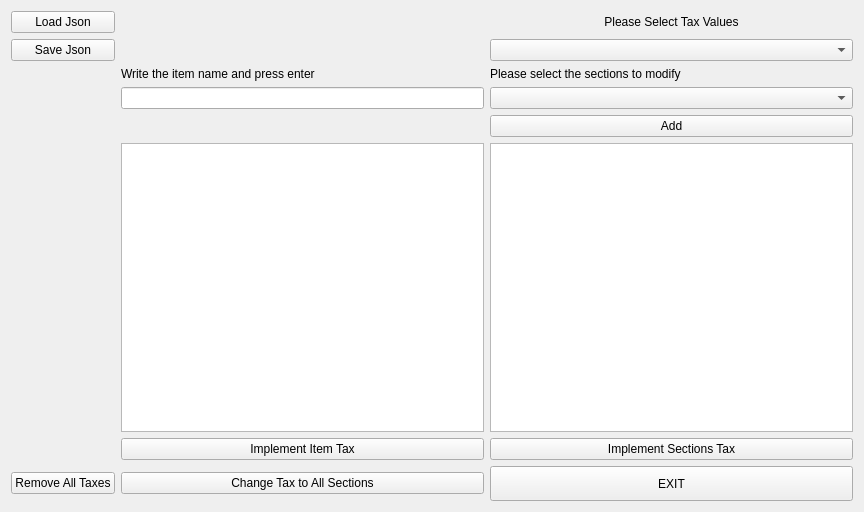
<?xml version="1.0" encoding="UTF-8"?>
<ui version="4.0">
 <class>MainWindow</class>
 <widget class="QWidget" name="MainWindow">
  <property name="geometry">
   <rect>
    <x>0</x>
    <y>0</y>
    <width>864</width>
    <height>512</height>
   </rect>
  </property>
  <property name="mouseTracking">
   <bool>false</bool>
  </property>
  <property name="tabletTracking">
   <bool>false</bool>
  </property>
  <property name="contextMenuPolicy">
   <enum>Qt::DefaultContextMenu</enum>
  </property>
  <property name="acceptDrops">
   <bool>true</bool>
  </property>
  <property name="windowTitle">
   <string>MainWindow</string>
  </property>
  <property name="toolTip">
   <string>&lt;html&gt;&lt;head/&gt;&lt;body&gt;&lt;p&gt;&lt;br/&gt;&lt;/p&gt;&lt;/body&gt;&lt;/html&gt;</string>
  </property>
  <property name="styleSheet">
   <string notr="true"/>
  </property>
  <property name="inputMethodHints">
   <set>Qt::ImhNone</set>
  </property>
  <layout class="QGridLayout" name="gridLayout">
   <item row="4" column="3">
    <widget class="QPushButton" name="addSection">
     <property name="text">
      <string>Add</string>
     </property>
    </widget>
   </item>
   <item row="3" column="3">
    <widget class="QComboBox" name="sectionList"/>
   </item>
   <item row="1" column="3">
    <widget class="QComboBox" name="taxList">
     <property name="editable">
      <bool>false</bool>
     </property>
     <property name="currentText">
      <string/>
     </property>
    </widget>
   </item>
   <item row="5" column="2">
    <widget class="QTextEdit" name="itemList">
     <property name="readOnly">
      <bool>true</bool>
     </property>
    </widget>
   </item>
   <item row="2" column="3">
    <widget class="QLabel" name="labelSections">
     <property name="text">
      <string>Please select the sections to modify</string>
     </property>
    </widget>
   </item>
   <item row="6" column="3">
    <widget class="QPushButton" name="taxImpSec">
     <property name="text">
      <string>Implement Sections Tax</string>
     </property>
    </widget>
   </item>
   <item row="7" column="2">
    <widget class="QPushButton" name="allSections">
     <property name="text">
      <string>Change Tax to All Sections</string>
     </property>
    </widget>
   </item>
   <item row="3" column="2">
    <widget class="QLineEdit" name="itemSearch">
     <property name="text">
      <string/>
     </property>
    </widget>
   </item>
   <item row="0" column="0">
    <widget class="QPushButton" name="loadJson">
     <property name="text">
      <string>Load Json</string>
     </property>
    </widget>
   </item>
   <item row="1" column="0">
    <widget class="QPushButton" name="saveJson">
     <property name="text">
      <string>Save Json</string>
     </property>
    </widget>
   </item>
   <item row="2" column="2">
    <widget class="QLabel" name="labelItems">
     <property name="text">
      <string>Write the item name and press enter</string>
     </property>
    </widget>
   </item>
   <item row="7" column="3">
    <widget class="QPushButton" name="pbExit">
     <property name="minimumSize">
      <size>
       <width>281</width>
       <height>35</height>
      </size>
     </property>
     <property name="text">
      <string>EXIT</string>
     </property>
    </widget>
   </item>
   <item row="0" column="3">
    <widget class="QLabel" name="labelTax">
     <property name="text">
      <string>Please Select Tax Values</string>
     </property>
     <property name="alignment">
      <set>Qt::AlignCenter</set>
     </property>
    </widget>
   </item>
   <item row="5" column="3">
    <widget class="QTextEdit" name="addedSections">
     <property name="readOnly">
      <bool>true</bool>
     </property>
    </widget>
   </item>
   <item row="6" column="2">
    <widget class="QPushButton" name="taxImpIt">
     <property name="text">
      <string>Implement Item Tax</string>
     </property>
    </widget>
   </item>
   <item row="7" column="0">
    <widget class="QPushButton" name="removeTax">
     <property name="text">
      <string>Remove All Taxes</string>
     </property>
    </widget>
   </item>
  </layout>
 </widget>
 <tabstops>
  <tabstop>loadJson</tabstop>
  <tabstop>taxList</tabstop>
  <tabstop>itemSearch</tabstop>
  <tabstop>sectionList</tabstop>
  <tabstop>addSection</tabstop>
  <tabstop>taxImpIt</tabstop>
  <tabstop>taxImpSec</tabstop>
  <tabstop>allSections</tabstop>
  <tabstop>pbExit</tabstop>
  <tabstop>itemList</tabstop>
  <tabstop>addedSections</tabstop>
 </tabstops>
 <resources/>
 <connections/>
</ui>
